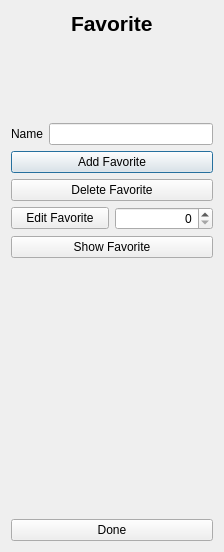
<?xml version="1.0" encoding="UTF-8"?>
<ui version="4.0">
 <class>Favorite</class>
 <widget class="QDialog" name="Favorite">
  <property name="geometry">
   <rect>
    <x>0</x>
    <y>0</y>
    <width>224</width>
    <height>552</height>
   </rect>
  </property>
  <property name="windowTitle">
   <string>Dialog</string>
  </property>
  <layout class="QVBoxLayout" name="verticalLayout">
   <item>
    <layout class="QHBoxLayout" name="horizontalLayout_3">
     <item>
      <spacer name="horizontalSpacer">
       <property name="orientation">
        <enum>Qt::Horizontal</enum>
       </property>
       <property name="sizeHint" stdset="0">
        <size>
         <width>40</width>
         <height>20</height>
        </size>
       </property>
      </spacer>
     </item>
     <item>
      <widget class="QLabel" name="label">
       <property name="font">
        <font>
         <pointsize>16</pointsize>
         <weight>75</weight>
         <bold>true</bold>
        </font>
       </property>
       <property name="text">
        <string>Favorite</string>
       </property>
      </widget>
     </item>
     <item>
      <spacer name="horizontalSpacer_2">
       <property name="orientation">
        <enum>Qt::Horizontal</enum>
       </property>
       <property name="sizeHint" stdset="0">
        <size>
         <width>40</width>
         <height>20</height>
        </size>
       </property>
      </spacer>
     </item>
    </layout>
   </item>
   <item>
    <spacer name="verticalSpacer_2">
     <property name="orientation">
      <enum>Qt::Vertical</enum>
     </property>
     <property name="sizeHint" stdset="0">
      <size>
       <width>20</width>
       <height>40</height>
      </size>
     </property>
    </spacer>
   </item>
   <item>
    <layout class="QHBoxLayout" name="horizontalLayout">
     <item>
      <widget class="QLabel" name="label_2">
       <property name="text">
        <string>Name</string>
       </property>
      </widget>
     </item>
     <item>
      <widget class="QLineEdit" name="NameEdit"/>
     </item>
    </layout>
   </item>
   <item>
    <widget class="QPushButton" name="addButton">
     <property name="text">
      <string>Add Favorite</string>
     </property>
    </widget>
   </item>
   <item>
    <widget class="QPushButton" name="delButton">
     <property name="text">
      <string>Delete Favorite</string>
     </property>
    </widget>
   </item>
   <item>
    <layout class="QHBoxLayout" name="horizontalLayout_2">
     <item>
      <widget class="QPushButton" name="editButton">
       <property name="text">
        <string>Edit Favorite</string>
       </property>
      </widget>
     </item>
     <item>
      <widget class="QSpinBox" name="PositionSpinBox">
       <property name="alignment">
        <set>Qt::AlignRight|Qt::AlignTrailing|Qt::AlignVCenter</set>
       </property>
       <property name="buttonSymbols">
        <enum>QAbstractSpinBox::UpDownArrows</enum>
       </property>
       <property name="accelerated">
        <bool>true</bool>
       </property>
       <property name="maximum">
        <number>100</number>
       </property>
      </widget>
     </item>
    </layout>
   </item>
   <item>
    <widget class="QPushButton" name="showButton">
     <property name="text">
      <string>Show Favorite</string>
     </property>
    </widget>
   </item>
   <item>
    <spacer name="verticalSpacer">
     <property name="orientation">
      <enum>Qt::Vertical</enum>
     </property>
     <property name="sizeHint" stdset="0">
      <size>
       <width>20</width>
       <height>255</height>
      </size>
     </property>
    </spacer>
   </item>
   <item>
    <widget class="QPushButton" name="DoneButton">
     <property name="text">
      <string>Done</string>
     </property>
    </widget>
   </item>
  </layout>
 </widget>
 <resources/>
 <connections>
  <connection>
   <sender>PositionSpinBox</sender>
   <signal>valueChanged(int)</signal>
   <receiver>editButton</receiver>
   <slot>click()</slot>
   <hints>
    <hint type="sourcelabel">
     <x>162</x>
     <y>207</y>
    </hint>
    <hint type="destinationlabel">
     <x>70</x>
     <y>211</y>
    </hint>
   </hints>
  </connection>
 </connections>
</ui>
